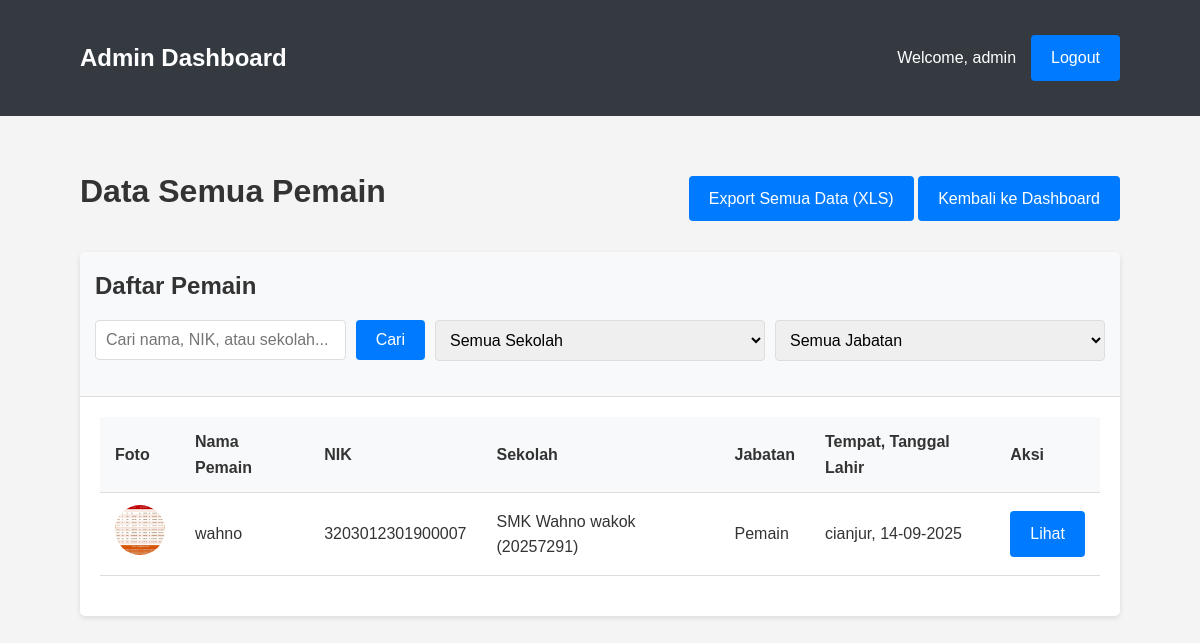
Screenshot of /admin/all_players.php (signed in) with the database file from the repository.
### tables this page shows
CREATE TABLE `players` (
  `id` int(11) NOT NULL,
  `school_id` int(11) NOT NULL,
  `nama_pemain` varchar(255) NOT NULL,
  `nik` varchar(20) NOT NULL,
  `nip` varchar(50) DEFAULT NULL,
  `nuptk` varchar(50) DEFAULT NULL,
  `tempat_lahir` varchar(100) NOT NULL,
  `tanggal_lahir` date NOT NULL,
  `jabatan` varchar(100) NOT NULL,
  `alamat` text NOT NULL,
  `foto_path` varchar(255) DEFAULT NULL,
  `ktp_path` varchar(255) DEFAULT NULL,
  `status` enum('active','inactive') DEFAULT 'active',
  `created_at` timestamp NOT NULL DEFAULT current_timestamp(),
  `updated_at` timestamp NOT NULL DEFAULT current_timestamp() ON UPDATE current_timestamp()
);

CREATE TABLE `schools` (
  `id` int(11) NOT NULL,
  `nama_sekolah` varchar(255) NOT NULL,
  `npsn` varchar(50) NOT NULL,
  `password` varchar(255) NOT NULL,
  `nomor_hp` varchar(20) NOT NULL,
  `kabupaten` varchar(100) NOT NULL,
  `logo_path` varchar(255) DEFAULT NULL,
  `status` enum('pending','approved','rejected') DEFAULT 'pending',
  `created_at` timestamp NOT NULL DEFAULT current_timestamp(),
  `updated_at` timestamp NOT NULL DEFAULT current_timestamp() ON UPDATE current_timestamp()
);

### admin/all_players.php (the view, shortened to what this page needs)
<?php
require_once "../includes/config.php";
$search = "";
$school_filter = "";
$jabatan_filter = "";
$page = 1;
$records_per_page = 10;
$offset = ($page - 1) * $records_per_page;
$sql = "SELECT p.*, s.nama_sekolah, s.npsn FROM players p
        JOIN schools s ON p.school_id = s.id";
$params = array();
$types = "";
$sql .= " ORDER BY p.created_at DESC LIMIT ?, ?";
$params[] = $offset;
$params[] = $records_per_page;
$types .= "ii";
$players = array();
if($stmt = mysqli_prepare($conn, $sql)){
    if(count($params) > 0){
        mysqli_stmt_bind_param($stmt, $types, ...$params);
    }
    if(mysqli_stmt_execute($stmt)){
        $result = mysqli_stmt_get_result($stmt);
        while($row = mysqli_fetch_array($result)){
            $players[] = $row;
        }
    } else{
        echo "Oops! Terjadi kesalahan. Silakan coba lagi nanti.";
    }
}
?>
<!DOCTYPE html>
<html lang="id">
<head>
    <link rel="stylesheet" href="../css/style.css">
</head>
<body>
    <div class="admin-header">
        <div class="container">
            <div class="admin-title">Admin Dashboard</div>
            <div class="admin-user">
                <span>Welcome, <?php echo htmlspecialchars($_SESSION["admin_username"]); ?></span>
                <a href="logout.php" class="btn btn-sm">Logout</a>
            </div>
        </div>
    </div>
    <div class="container">
        <div style="display: flex; justify-content: space-between; align-items: center; margin-bottom: 20px;">
            <h1>Data Semua Pemain</h1>
            <div>
                <a href="export_all.php" class="btn">Export Semua Data (XLS)</a>
                <a href="index.php" class="btn">Kembali ke Dashboard</a>
            </div>
        </div>
        <div class="card">
            <div class="card-header">
                <h2>Daftar Pemain</h2>
                <div class="filter-container">
                    <div class="filter-item">
                        <form action="<?php echo htmlspecialchars($_SERVER["PHP_SELF"]); ?>" method="get" id="searchForm">
                            <div style="display: flex;">
                                <input type="text" name="search" class="form-control" placeholder="Cari nama, NIK, atau sekolah..." value="<?php echo $search; ?>" style="margin-right: 10px;">
                                <button type="submit" class="btn">Cari</button>
                            </div>
                        </form>
                    </div>
                    <div class="filter-item">
                        <form action="<?php echo htmlspecialchars($_SERVER["PHP_SELF"]); ?>" method="get" id="schoolForm">
                            <div style="display: flex;">
                                <select name="school_id" class="form-control" onchange="document.getElementById('schoolForm').submit()">
                                    <option value="">Semua Sekolah</option>
                                </select>
                            </div>
                        </form>
                    </div>
                    <div class="filter-item">
                        <form action="<?php echo htmlspecialchars($_SERVER["PHP_SELF"]); ?>" method="get" id="jabatanForm">
                            <div style="display: flex;">
                                <select name="jabatan" class="form-control" onchange="document.getElementById('jabatanForm').submit()">
                                    <option value="">Semua Jabatan</option>
                                </select>
                            </div>
                        </form>
                    </div>
                </div>
            </div>
            <div class="card-body">
                <?php if(count($players) > 0): ?>
                    <table>
                        <tr>
                            <th>Foto</th>
                            <th>Nama Pemain</th>
                            <th>NIK</th>
                            <th>Sekolah</th>
                            <th>Jabatan</th>
                            <th>Tempat, Tanggal Lahir</th>
                            <th>Aksi</th>
                        </tr>
                        <?php foreach($players as $player): ?>
                            <tr>
                                <td><img src="../<?php echo $player['foto_path']; ?>" alt="Foto Pemain" class="player-photo"></td>
                                <td><?php echo htmlspecialchars($player['nama_pemain']); ?></td>
                                <td><?php echo htmlspecialchars($player['nik']); ?></td>
                                <td><?php echo htmlspecialchars($player['nama_sekolah']) . ' (' . htmlspecialchars($player['npsn']) . ')'; ?></td>
                                <td><?php echo htmlspecialchars($player['jabatan']); ?></td>
                                <td><?php echo htmlspecialchars($player['tempat_lahir']) . ', ' . date('d-m-Y', strtotime($player['tanggal_lahir'])); ?></td>
                                <td>
                                    <a href="view_player.php?id=<?php echo $player['id']; ?>" class="btn btn-info btn-sm">Lihat</a>
                                </td>
                            </tr>
                        <?php endforeach; ?>
                    </table>
                <?php else: ?>
                    <p>Belum ada pemain yang terdaftar<?php echo !empty($search) || !empty($school_filter) || !empty($jabatan_filter) ? ' dengan kriteria pencarian tersebut' : ''; ?>.</p>
                <?php endif; ?>
            </div>
        </div>
    </div>
</body>
</html>

### css/style.css (style rules this page uses)
* { box-sizing: border-box; margin: 0; padding: 0; }
body { font-family: 'Arial', sans-serif; line-height: 1.6; background-color: #f4f4f4; color: #333; }
.container { width: 90%; max-width: 1200px; margin: 0 auto; padding: 20px; }
h1, h2, h3, h4 { margin-bottom: 15px; color: #333; }
a { color: #007bff; text-decoration: none; }
.form-control { width: 100%; padding: 10px; border: 1px solid #ddd; border-radius: 4px; font-size: 16px; }
.btn { display: inline-block; padding: 10px 20px; background-color: #007bff; color: #fff; border: none; border-radius: 4px; cursor: pointer; font-size: 16px; transition: background-color 0.3s; }
table { width: 100%; border-collapse: collapse; margin-bottom: 20px; }
table th, table td { padding: 12px 15px; text-align: left; border-bottom: 1px solid #ddd; }
table th { background-color: #f8f9fa; font-weight: bold; }
.card { background-color: #fff; border-radius: 5px; box-shadow: 0 2px 5px rgba(0, 0, 0, 0.1); margin-bottom: 20px; overflow: hidden; }
.card-header { padding: 15px; background-color: #f8f9fa; border-bottom: 1px solid #ddd; }
.card-body { padding: 20px; }

### admin/all_players.php (style rules this page uses)
.admin-header { background-color: #343a40; color: white; padding: 15px 0; margin-bottom: 30px; }
.admin-header .container { display: flex; justify-content: space-between; align-items: center; }
.admin-title { font-size: 24px; font-weight: bold; }
.admin-user { display: flex; align-items: center; }
.admin-user span { margin-right: 15px; }
.filter-container { display: flex; flex-wrap: wrap; gap: 10px; margin-bottom: 20px; }
.filter-item { flex: 1; min-width: 200px; }
.player-photo { width: 50px; height: 50px; object-fit: cover; border-radius: 50%; }

### rows the page displays
players: foto_path (picture), nama_pemain "wahno", nik "3203012301900007", school.nama_sekolah "SMK Wahno wakok", school.npsn "20257291", jabatan "Pemain", tempat_lahir "cianjur", tanggal_lahir "14-09-2025"

### other values shown
$_SESSION["admin_username"] "admin"
